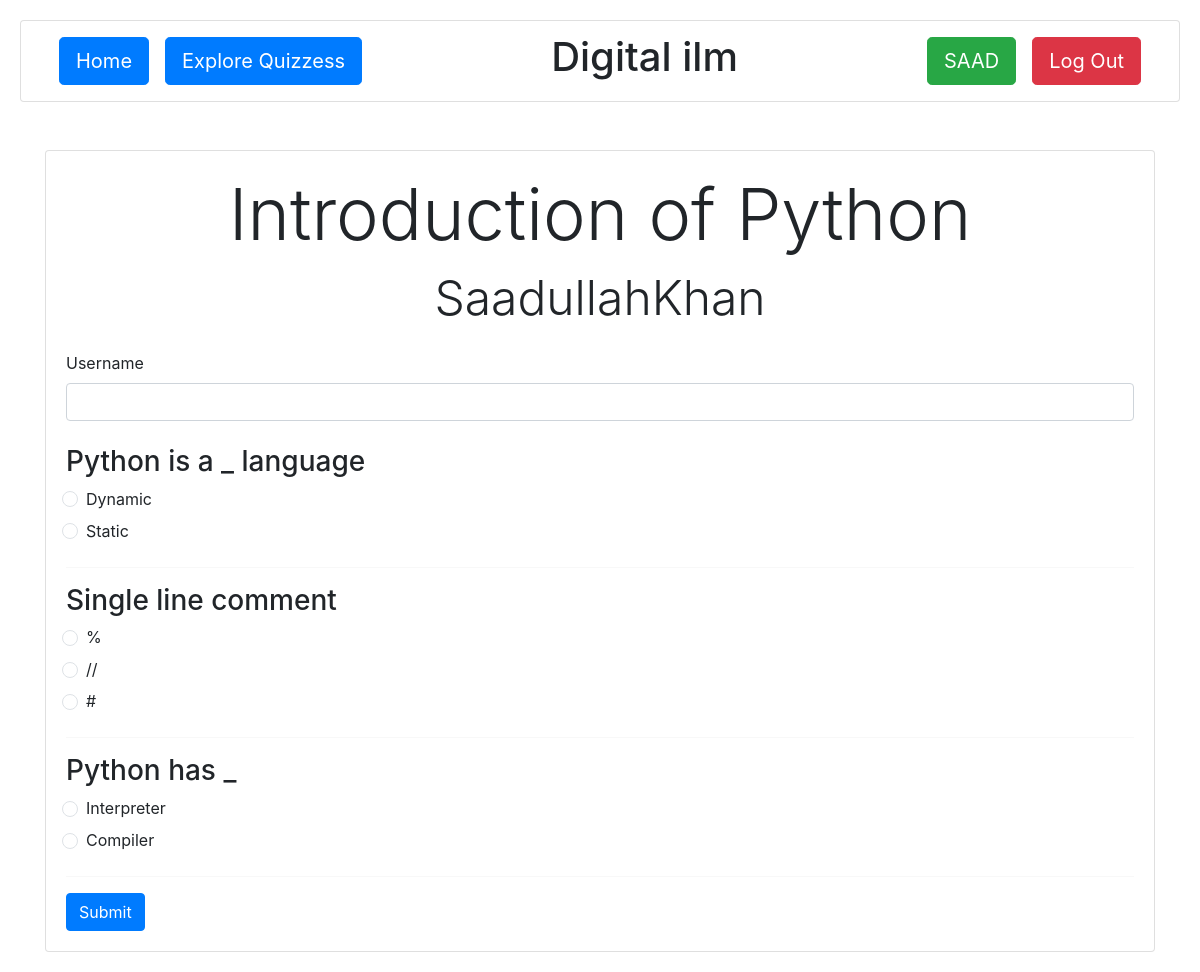
Page /learn/1/sheet/ (signed in) on the committed database.
### learn/models.py (models this page shows, shortened)
class QuestionSheet(models.Model):
    title = models.CharField(max_length=200)
    tutor = models.ForeignKey(User, on_delete=models.CASCADE, related_name="tutor")
    l = [
        (1, 1),
        (2, 2),
        (3, 3),
        (4, 4),
        (5, 5)]
    level = models.IntegerField(choices=l, default=1)
    def all_questions(self):
        return self.questions.all()

class Question(models.Model):
    OPTIONS = [
        ("a", "a"),
        ("b", "b"),
        ("c", "c"),
        ("d", "d"),
    ]
    question = models.CharField(max_length=500)
    answer = models.CharField(max_length=1, choices=OPTIONS)
    a = models.CharField(max_length=100)
    b = models.CharField(max_length=100)
    c = models.CharField(max_length=100, blank=True, null=True)
    d = models.CharField(max_length=100, blank=True, null=True)
    question_sheet = models.ForeignKey(QuestionSheet, on_delete=models.CASCADE, related_name="questions")
    def all(self):
        def create_options_dict(*options):
            options_dict = dict()
            for key, value in zip(("a", "b", "c", "d"), *options):
                options_dict[key] = value
            return options_dict
        options = [option for option in (self.a, self.b, self.c, self.d) if option]
        return {"id": self.id, "question": self.question, "options": create_options_dict(options)}

### learn/views.py (the view)
# urls.py: path('<int:question_sheet_id>/', views.question_sheet_by_id, name="question_sheet"),    # When only question id typed
def question_sheet_by_id(request, question_sheet_id):
    raw_question_sheet = QuestionSheet.objects.filter(id=question_sheet_id)
    if not raw_question_sheet:
        return render(request, 'question_sheet.html', {"found": 0})
    question_sheet = raw_question_sheet[0]
    if request.method == "POST":
        answers = extract_question_with_id(question_sheet)
        student = check_answers(request, answers, question_sheet)
        return redirect(reverse('leaderboard_by_id', kwargs={'question_sheet_id': question_sheet_id}) + f'?redirected=true&student_id={student.id}')
    else:
        raw_questions = question_sheet.all_questions()
        questions = [q.all() for q in raw_questions]
    return render(request, 'question_sheet.html', {"question_sheet": question_sheet, "questions": questions})

### learn/templates/question_sheet.html (shortened to what this page needs)
{% extends "layout.html" %}
{% block body %}
{% if found == 0 %}
<div class="container mt-5">
    <div class="card">
        <div class="card-body">
            <h1 class="card-title text-center display-1 text-danger">404</h1>
            <h2 class="card-title text-center display-3">Oops!</h2>
            <h3 class=" text-center display-5 mt-5">Question Sheet is not found!</h3>
        </div>
    </div>
</div>
{% else %}
<form method="POST">
    <div class="container mt-5">
        <div class="card">
            <div class="card-body">
                <h1 class="card-title text-center display-3">{{ question_sheet.title }}</h1>
                <h2 class="card-title text-center display-5 mb-4">{{ question_sheet.tutor }}</h2>
                <div class="form-group mb-3">
                    <label for="username" class="form-label">Username</label>
                    <input name="username" type="text" class="form-control mb-4" id="username" required>
                </div>
                <div class="quiz-container">
                    {% for question in questions %}
                    <div class="question-block mb-4">
                        <h3 class="">{{ question.question }}</h3>
                        <div class="options">
                            {% for option_key, option_value in question.options.items %}
                            <div class="form-check mb-2">
                                <input class="form-check-input" type="radio" name="{{ question.id }}" value="{{ option_key }}" required>
                                <label class="form-check-label">{{ option_value }}</label>
                            </div>
                            {% endfor %}
                        </div>
                    </div>
                    <hr>
                    {% endfor %}
                    <button type="submit" class="btn btn-primary">Submit</button>
                </div>
            </div>
        </div>
    </div>
</form>
{% endif %}
{% endblock %}

### templates/layout.html (shortened to what this page needs)
{% load static %}
<!DOCTYPE html>
<html lang="en">
<head>
    <link href="https://cdn.jsdelivr.net/npm/bootstrap@5.3.3/dist/css/bootstrap.min.css" rel="stylesheet">
    <link rel="stylesheet" href="https://cdnjs.cloudflare.com/ajax/libs/normalize/8.0.1/normalize.min.css" />
    <link rel="stylesheet" href="https://maxcdn.bootstrapcdn.com/bootstrap/4.0.0/css/bootstrap.min.css">
</head>
<body>
    {% block nav %}
    <div class="card">
        <header>
            <nav>
                <div class="nav-left">
                    <a href="{% url 'home' %}" class="btn btn-primary btn-lg mx-2">Home</a>
                    <a href="{% url 'explore-quizzes' %}" class="btn btn-primary btn-lg mx-2">Explore Quizzess</a>
                </div>
                <div class="nav-center">
                    <h1 class="title">Digital ilm</h1>
                </div>
                <div class="nav-right">
                    {% if user.is_authenticated %}
                    <a href="{% url 'tutor' %}" class="btn btn-success btn-lg mx-2">{{ user.username|truncatechars:20 }}</a>
                    {% else %}
                    <a href="{% url 'register' %}" class="btn btn-primary btn-lg mx-2">Become Tutor</a>
                    {% endif %}
                    {% if user.is_authenticated %}
                    <a href="{% url 'confirm-logout' %}" class="btn btn-danger btn-lg mx-2">Log Out</a>
                    {% else %}
                    <a href="{% url 'login'%}" class="btn btn-success btn-lg mx-2">Log In</a>
                    {% endif %}
                </div>
            </nav>
        </header>
</div>
{% endblock %}
{% block body %}{% endblock %}
</body>
</html>

### rows in the picture
QuestionSheet: title "Introduction of Python", tutor "SaadullahKhan"
Question: question "Python is a _ language", options "Dynamic" "Static"
Question: question "Single line comment", options "//"
Question: question "Python has _", options "Interpreter" "Compiler"

### other values in the picture
{{ user.username|truncatechars:20 }} "SAAD"
{{ option_value }} "%" "#"
